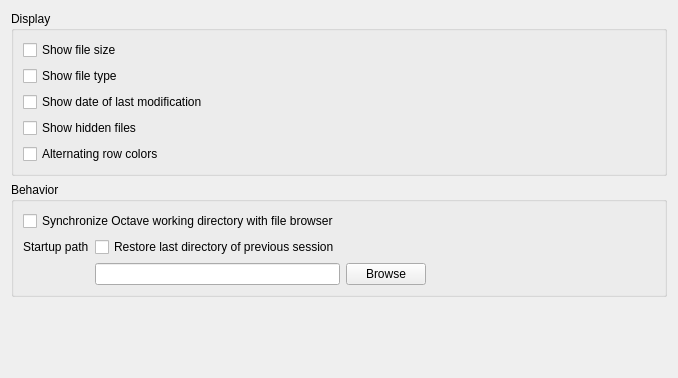
         <widget class="QWidget" name="scrollAreaWidgetContents_5">
          <property name="geometry">
           <rect>
            <x>0</x>
            <y>0</y>
            <width>678</width>
            <height>378</height>
           </rect>
          </property>
          <layout class="QVBoxLayout" name="verticalLayout_18">
           <item>
            <widget class="QGroupBox" name="groupBox_3">
             <property name="title">
              <string>Display</string>
             </property>
             <layout class="QVBoxLayout" name="verticalLayout_23">
              <item>
               <layout class="QGridLayout" name="gridLayout_11">
                <property name="topMargin">
                 <number>0</number>
                </property>
                <item row="1" column="0">
                 <widget class="QCheckBox" name="showFileType">
                  <property name="text">
                   <string>Show file type</string>
                  </property>
                 </widget>
                </item>
                <item row="3" column="0">
                 <widget class="QCheckBox" name="showHiddenFiles">
                  <property name="text">
                   <string>Show hidden files</string>
                  </property>
                 </widget>
                </item>
                <item row="0" column="0">
                 <widget class="QCheckBox" name="showFileSize">
                  <property name="text">
                   <string>Show file size</string>
                  </property>
                 </widget>
                </item>
                <item row="2" column="0">
                 <widget class="QCheckBox" name="showLastModified">
                  <property name="text">
                   <string>Show date of last modification</string>
                  </property>
                 </widget>
                </item>
                <item row="4" column="0">
                 <widget class="QCheckBox" name="useAlternatingRowColors">
                  <property name="text">
                   <string>Alternating row colors</string>
                  </property>
                 </widget>
                </item>
               </layout>
              </item>
             </layout>
            </widget>
           </item>
           <item>
            <widget class="QGroupBox" name="groupBox_4">
             <property name="title">
              <string>Behavior</string>
             </property>
             <layout class="QVBoxLayout" name="verticalLayout_24">
              <item>
               <layout class="QGridLayout" name="gridLayout_8">
                <item row="4" column="0">
                 <widget class="QCheckBox" name="sync_octave_directory">
                  <property name="text">
                   <string>Synchronize Octave working directory with file browser</string>
                  </property>
                 </widget>
                </item>
                <item row="5" column="0">
                 <layout class="QGridLayout" name="lo_file_browser_startup">
                  <item row="0" column="0">
                   <widget class="QLabel" name="lbl_file_browser_dir">
                    <property name="text">
                     <string>Startup path</string>
                    </property>
                   </widget>
                  </item>
                  <item row="1" column="1">
                   <widget class="QLineEdit" name="le_file_browser_dir">
                    <property name="sizePolicy">
                     <sizepolicy hsizetype="Expanding" vsizetype="Preferred">
                      <horstretch>0</horstretch>
                      <verstretch>0</verstretch>
                     </sizepolicy>
                    </property>
                   </widget>
                  </item>
                  <item row="0" column="1">
                   <widget class="QCheckBox" name="cb_restore_file_browser_dir">
                    <property name="text">
                     <string>Restore last directory of previous session</string>
                    </property>
                   </widget>
                  </item>
                  <item row="1" column="2">
                   <widget class="QPushButton" name="pb_file_browser_dir">
                    <property name="sizePolicy">
                     <sizepolicy hsizetype="Minimum" vsizetype="Fixed">
                      <horstretch>0</horstretch>
                      <verstretch>0</verstretch>
                     </sizepolicy>
                    </property>
                    <property name="text">
                     <string>Browse</string>
                    </property>
                   </widget>
                  </item>
                  <item row="0" column="3">
                   <spacer name="horizontalSpacer_29">
                    <property name="orientation">
                     <enum>Qt::Horizontal</enum>
                    </property>
                    <property name="sizeHint" stdset="0">
                     <size>
                      <width>40</width>
                      <height>20</height>
                     </size>
                    </property>
                   </spacer>
                  </item>
                  <item row="1" column="3">
                   <spacer name="horizontalSpacer_30">
                    <property name="orientation">
                     <enum>Qt::Horizontal</enum>
                    </property>
                    <property name="sizeHint" stdset="0">
                     <size>
                      <width>40</width>
                      <height>20</height>
                     </size>
                    </property>
                   </spacer>
                  </item>
                 </layout>
                </item>
               </layout>
              </item>
             </layout>
            </widget>
           </item>
           <item>
            <spacer name="verticalSpacer_2">
             <property name="orientation">
              <enum>Qt::Vertical</enum>
             </property>
             <property name="sizeHint" stdset="0">
              <size>
               <width>20</width>
               <height>360</height>
              </size>
             </property>
            </spacer>
           </item>
          </layout>
         </widget>
